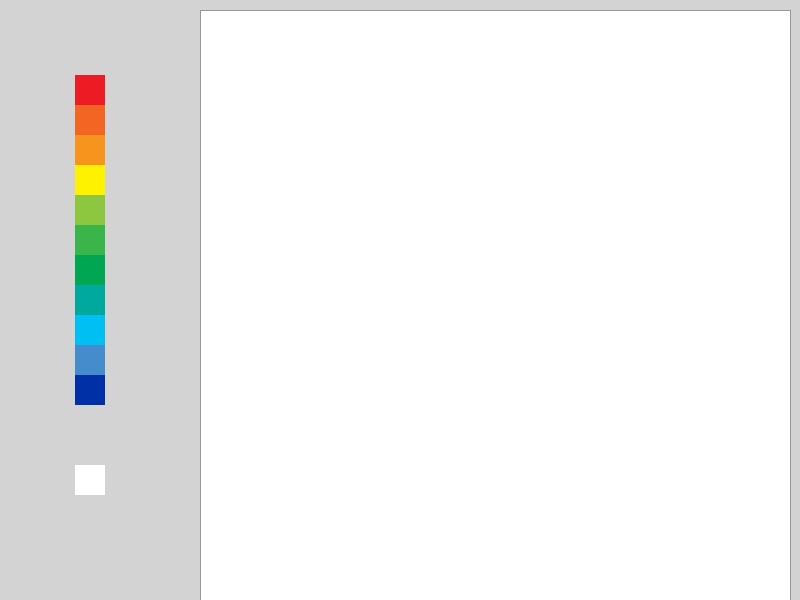
Frame 1 (no input)
Frame 60 (the mouse pressed at the canvas centre just before this capture): identical to frame 1, image omitted
Frame 120 (the mouse held since frame 60 and released just before this capture): identical to frame 1, image omitted

The Processing sketch that drew this single still picture (run headless with seeded random() and noise(); from frame 60 on, the mouse is pressed at the canvas centre):

// Processing sketch: processing_162400
// ── processing_162400.pde

//2014.09.17
/*Create a drawing board with at least 8 buttons.
 Design an intuitive interface for the users,
 and before you start think how pleasurable the activity of drawing can be,
 and what kind of results you expect from the users.*/


int xPos = 75;
int yPos = 75;
int bSize = 30;

void setup() {
  size(800, 600);
  background(211,211,211);
stroke(153);


  //drawing board
  fill(255,255,255);
  rect(200, 10, 590, 590);
noStroke();

  //buttons
  fill(237, 28, 36);
  rect(xPos, yPos, bSize, bSize);
  fill(242, 101,34);
  rect(xPos, yPos+bSize, bSize, bSize);
  fill(247,148,29);
  rect(xPos, yPos+bSize*2, bSize, bSize);
  fill(255,242,0);
  rect(xPos, yPos+bSize*3, bSize, bSize);
  fill(141,198,63);
  rect(xPos, yPos+bSize*4, bSize, bSize);
  fill(57,181,74);
  rect(xPos, yPos+bSize*5, bSize, bSize);
  fill(0,166,81);
  rect(xPos, yPos+bSize*6, bSize, bSize);
  fill(0,169,157);
  rect(xPos, yPos+bSize*7, bSize, bSize);
  fill(0,191,243);
  rect(xPos, yPos+bSize*8, bSize, bSize);
  fill(68,140,203);
  rect(xPos, yPos+bSize*9, bSize, bSize);
  fill(0,48,166);
  rect(xPos, yPos+bSize*10, bSize, bSize);
    fill(255,255,255);
  rect(xPos, yPos+bSize*13, bSize, bSize);
}

void draw() {

  if (mousePressed) {

    //brush
    if (790 > pmouseX && 790 > mouseX && pmouseX > 210 && mouseX > 210 &&
      590 > pmouseY && 590 > mouseY && pmouseY> 10 && mouseY> 10) {
      line(pmouseX, pmouseY, mouseX, mouseY);
    }


    //red,
    if ( mouseX > xPos && mouseX < xPos+bSize && mouseY > yPos && mouseY <yPos+bSize) {
      stroke(237,28,36);
      strokeWeight(10);
    }
    //orange
    if ( mouseX > xPos && mouseX < xPos+bSize && mouseY > yPos+bSize && mouseY <yPos+bSize+bSize) {
      stroke(242, 101,34);
      strokeWeight(10);
    }

    //orange2
    if ( mouseX > xPos && mouseX < xPos+bSize && mouseY > yPos+bSize+bSize && mouseY < yPos+bSize+bSize+bSize) {
      stroke(247,148,29);
      strokeWeight(10);
    }
    //yellow
    if ( mouseX > xPos && mouseX < xPos+bSize && mouseY > yPos+bSize+bSize+bSize && mouseY < yPos+bSize+bSize+bSize+bSize) {
      stroke(255,242,0);
      strokeWeight(10);
    }
    //green1
    if ( mouseX > xPos && mouseX < xPos+bSize && mouseY > yPos+bSize+bSize+bSize+bSize && mouseY < yPos+bSize+bSize+bSize+bSize+bSize) {
      stroke(141,198,63);
      strokeWeight(10);
    }
    //green2
    if ( mouseX > xPos && mouseX < xPos+bSize && mouseY > yPos+bSize+bSize+bSize+bSize+bSize && mouseY < yPos+bSize+bSize+bSize+bSize+bSize+bSize) {
      stroke(57,181,74);
      strokeWeight(10);
    }
    //grey -  you can use this as an eraser.
    if ( mouseX > xPos && mouseX < xPos+bSize && mouseY > yPos+bSize+bSize+bSize+bSize+bSize+bSize && mouseY < yPos+bSize+bSize+bSize+bSize+bSize+bSize+bSize) {
      stroke(0,166,81);
      strokeWeight(10);
    }
     //blue1
    if ( mouseX > xPos && mouseX < xPos+bSize && mouseY > yPos+bSize+bSize+bSize+bSize+bSize+bSize+bSize && mouseY < yPos+bSize+bSize+bSize+bSize+bSize+bSize+bSize+bSize) {
      stroke(0,169,157);
      strokeWeight(10);
    }
       //blue2
    if ( mouseX > xPos && mouseX < xPos+bSize && mouseY > yPos+bSize+bSize+bSize+bSize+bSize+bSize+bSize+bSize && mouseY < yPos+bSize+bSize+bSize+bSize+bSize+bSize+bSize+bSize+bSize) {
      stroke(0,161,243);
      strokeWeight(10);
    }
           //blue2
    if ( mouseX > xPos && mouseX < xPos+bSize && mouseY > yPos+bSize+bSize+bSize+bSize+bSize+bSize+bSize+bSize+bSize && mouseY < yPos+bSize+bSize+bSize+bSize+bSize+bSize+bSize+bSize+bSize+bSize) {
      stroke(68,140,203);
      strokeWeight(10);
    }
        //blue2
          if ( mouseX > xPos && mouseX < xPos+bSize && mouseY > yPos+bSize+bSize+bSize+bSize+bSize+bSize+bSize+bSize+bSize+bSize && mouseY < yPos+bSize+bSize+bSize+bSize+bSize+bSize+bSize+bSize+bSize+bSize+bSize) {
      stroke(0,48,166);
      strokeWeight(10);
    }
      //blue2
          if ( mouseX > xPos && mouseX < xPos+bSize && mouseY > yPos+bSize+bSize+bSize+bSize+bSize+bSize+bSize+bSize+bSize+bSize+bSize+bSize+bSize && mouseY < yPos+bSize+bSize+bSize+bSize+bSize+bSize+bSize+bSize+bSize+bSize+bSize+bSize+bSize+bSize) {
      stroke(255,255,255);
      strokeWeight(30);
    }
  }
}
